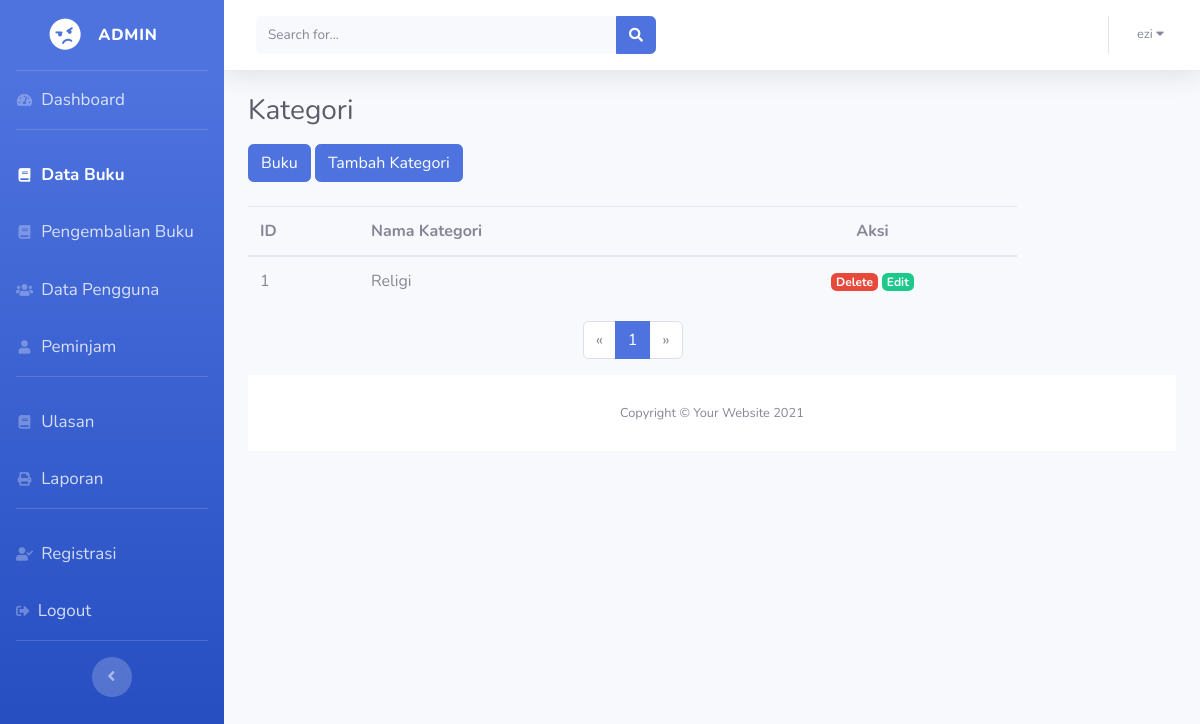
The page /buku/kategori.php (signed in) on the database as committed earlier.
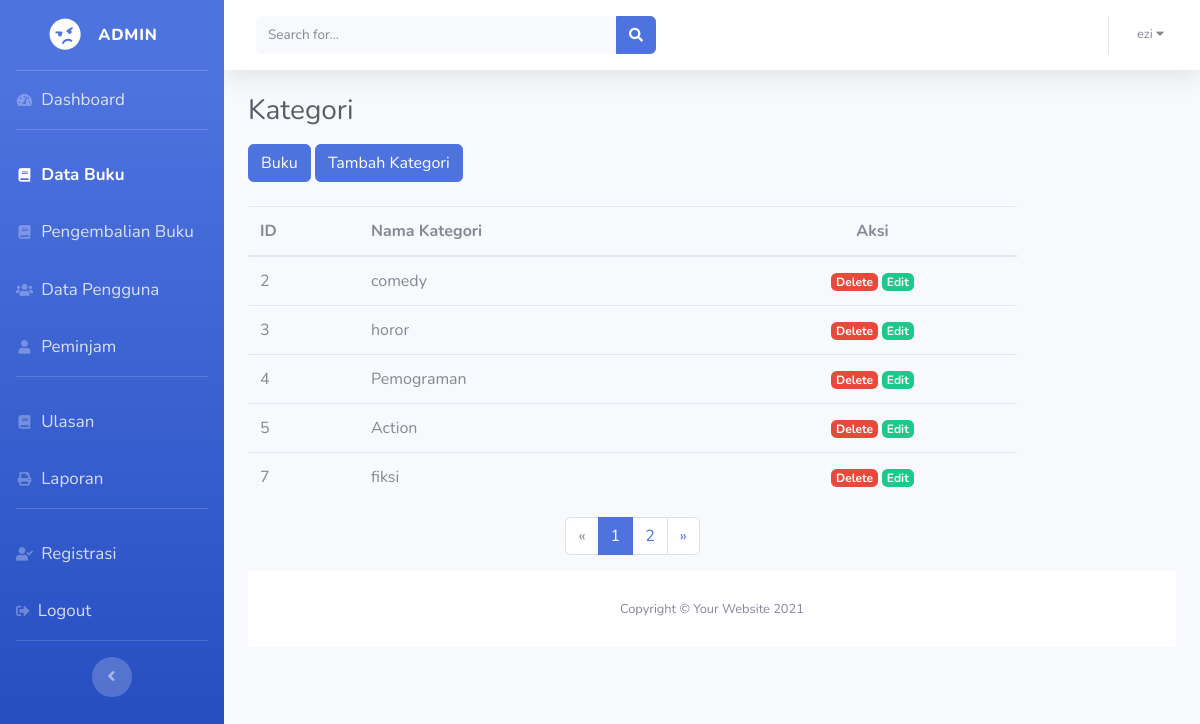
The same page on the database as committed later.
### tables this page shows
CREATE TABLE `kategori_buku` (
  `id` int(11) NOT NULL,
  `nama_kategori` varchar(255) NOT NULL,
  `created_at` timestamp NOT NULL DEFAULT current_timestamp() ON UPDATE current_timestamp()
);

### buku/kategori.php (the view, shortened to what the changed rows need)
<?php
include '../koneksi.php';
$page = isset($_GET['page']) ? (int)$_GET['page'] : 1;
$limit = 5;
$offset = ($page - 1) * $limit;
$query = "SELECT * FROM kategori_buku LIMIT $limit OFFSET $offset";
$result = mysqli_query($koneksi, $query);
$total_kategori_query = "SELECT COUNT(*) as total FROM kategori_buku";
$total_kategori_result = mysqli_query($koneksi, $total_kategori_query);
$total_kategori_row = mysqli_fetch_assoc($total_kategori_result);
$total_kategori = $total_kategori_row['total'];
$total_pages = ceil($total_kategori / $limit);
?>
<!DOCTYPE html>
<html lang="en">
<head>
    <link rel="stylesheet" href="https://cdn.jsdelivr.net/npm/sweetalert2@10">
    <link href="../sbadmin/vendor/fontawesome-free/css/all.min.css" rel="stylesheet" type="text/css">
    <link href="../sbadmin/css/sb-admin-2.min.css" rel="stylesheet">
</head>
<body id="page-top">
    <div id="wrapper">
        <div id="content-wrapper" class="d-flex flex-column">
            <div id="content">
                <div class="container-fluid">
                    <h1 class="h3 mb-3 text-gray-800">Kategori</h1>
                    <div class="row">
                        <div class="col-lg-10">
                            <table class="table table-hover" id="bookTable">
                                <thead>
                                    <tr>
                                        <th scope="col">ID</th>
                                        <th>Nama Kategori</th>
                                        <th style="text-align: center;">Aksi</th>
                                    </tr>
                                </thead>
                                <tbody>
                                    <?php while ($row = mysqli_fetch_assoc($result)) : ?>
                                    <tr>
                                        <td><?= $row['id']; ?></td>
                                        <td><?= $row['nama_kategori']; ?></td>
                                        <td class="text-center">
                                            <a style="cursor: pointer;" data-kategori-id="<?= $row['id']; ?>"
                                                class="delete-review-btn badge badge-danger">Delete</a>
                                            <a class="badge badge-success"
                                                href="edit_kategori.php?id=<?= $row['id']; ?>">Edit</a>
                                        </td>
                                    </tr>
                                    <?php endwhile; ?>
                                </tbody>
                            </table>
                            <nav aria-label="Page navigation example">
                                <ul class="justify-content-center pagination">
                                    <?php
                                    $start_page = max(1, $page - 2);
                                    $end_page = min($total_pages, $page + 2);
                                    for ($i = $start_page; $i <= $end_page; $i++) :
                                    ?>
                                    <li class="page-item <?php if ($i == $page) echo 'active'; ?>">
                                        <a class="page-link" href="?page=<?= $i; ?>"><?= $i; ?></a>
                                    </li>
                                    <?php endfor; ?>
                                    <li class="page-item <?php if ($page >= $total_pages) echo 'disabled'; ?>">
                                        <a class="page-link"
                                            href="?page=<?= ($page >= $total_pages) ? $total_pages : ($page + 1); ?>"
                                            aria-label="Next">
                                            <span aria-hidden="true">&raquo;</span>
                                        </a>
                                    </li>
                                </ul>
                            </nav>
                        </div>
                    </div>
                </div>
            </div>
</body>
</html>

Rows that differ between the two databases and show on the page:
removed kategori_buku: id "1", nama_kategori "Religi"
added kategori_buku: id "2", nama_kategori "comedy"
added kategori_buku: id "3", nama_kategori "horor"
added kategori_buku: id "4", nama_kategori "Pemograman"
added kategori_buku: id "5", nama_kategori "Action"
added kategori_buku: id "7", nama_kategori "fiksi"
Other text that changed with them:
new list line: "2"
